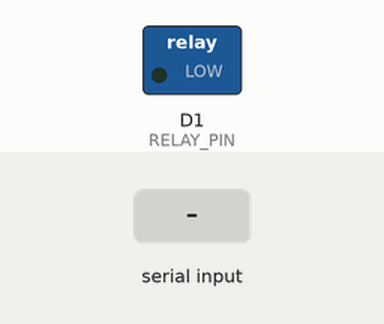
A sketch run on a simulated ESP8266 (NodeMCU). Shown: switched loads named in the sketch (green lamp = pin HIGH). The inputs (shaded band) are chosen by the test bench. Pins used as bus, display or sensor lines are not drawn.

Above: at 1.2 s.
1.3 s: "Y" received over Serial
At 1.7 s:
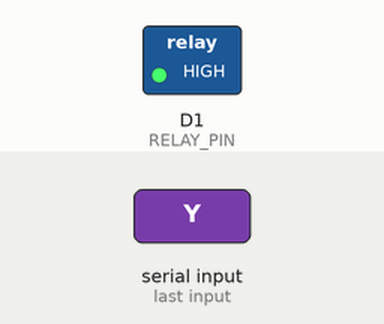
2.8 s: "X" received over Serial
At 4.0 s:
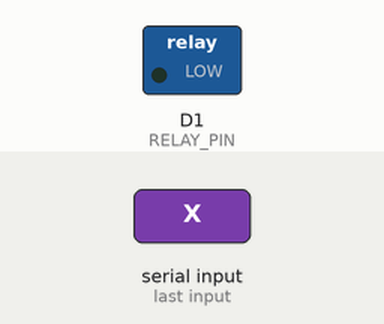
Timing chart, 0 to 5.8 s (numbered marks = the images above; inputs shaded):
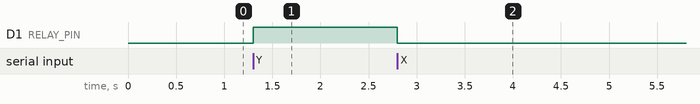

Measured:
- after the input at 1.3 s, D1 (RELAY_PIN): LOW → HIGH at once
- after the input at 2.8 s, D1 (RELAY_PIN): HIGH → LOW at once

The sketch:

circuit_breaker.ino
```cpp
#define RELAY_PIN D1  // GPIO5 for Relay control pin (using D1 instead of TX)
#define RESET_PIN D3  // GPIO0 for Arduino Mega RESET (RX pin will trigger this)

void setup() {
  pinMode(RELAY_PIN, OUTPUT);   // Set Relay pin as output
  pinMode(RESET_PIN, OUTPUT);   // Set RESET pin as output (IMPORTANT FIX)

  digitalWrite(RESET_PIN, HIGH); // Ensure D3 starts HIGH (inactive)

  Serial.begin(9600);           // Initialize Serial communication
}

void loop() {
  if (Serial.available()) {
    char incomingChar = Serial.read();

    if (incomingChar == 'X') {   // Trigger relay
      triggerRelay();
    } else if (incomingChar == 'R') {  // Reset Arduino Mega
      resetMega();
    } else if (incomingChar == 'Y') {  // Deactivate relay
      deactivateRelay();
    }
  }
}

// Trigger relay function
void triggerRelay() {
  digitalWrite(RELAY_PIN, LOW);  // Turn relay ON
}

// Deactivate relay function
void deactivateRelay() {
  digitalWrite(RELAY_PIN, HIGH); // Turn relay OFF
}

// Reset Arduino Mega function
void resetMega() {
  digitalWrite(RESET_PIN, LOW);   // Pull RESET pin LOW
  delay(100);                     // Hold LOW for 100ms
  digitalWrite(RESET_PIN, HIGH);  // Release RESET pin
}
```
